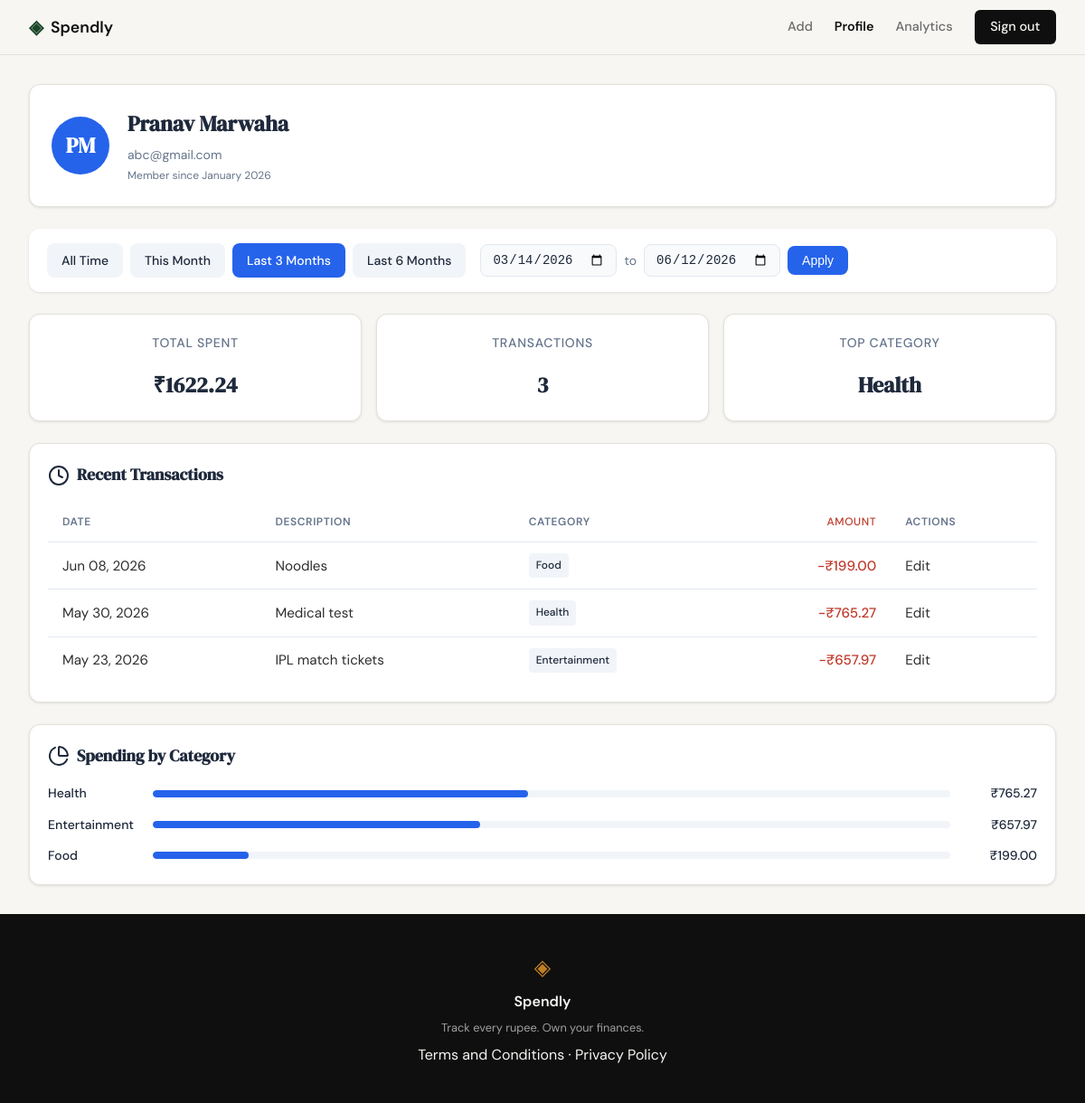
The page /profile?date_from=2026-03-14&date_to=2026-06-12 (signed in) on the database as committed earlier.
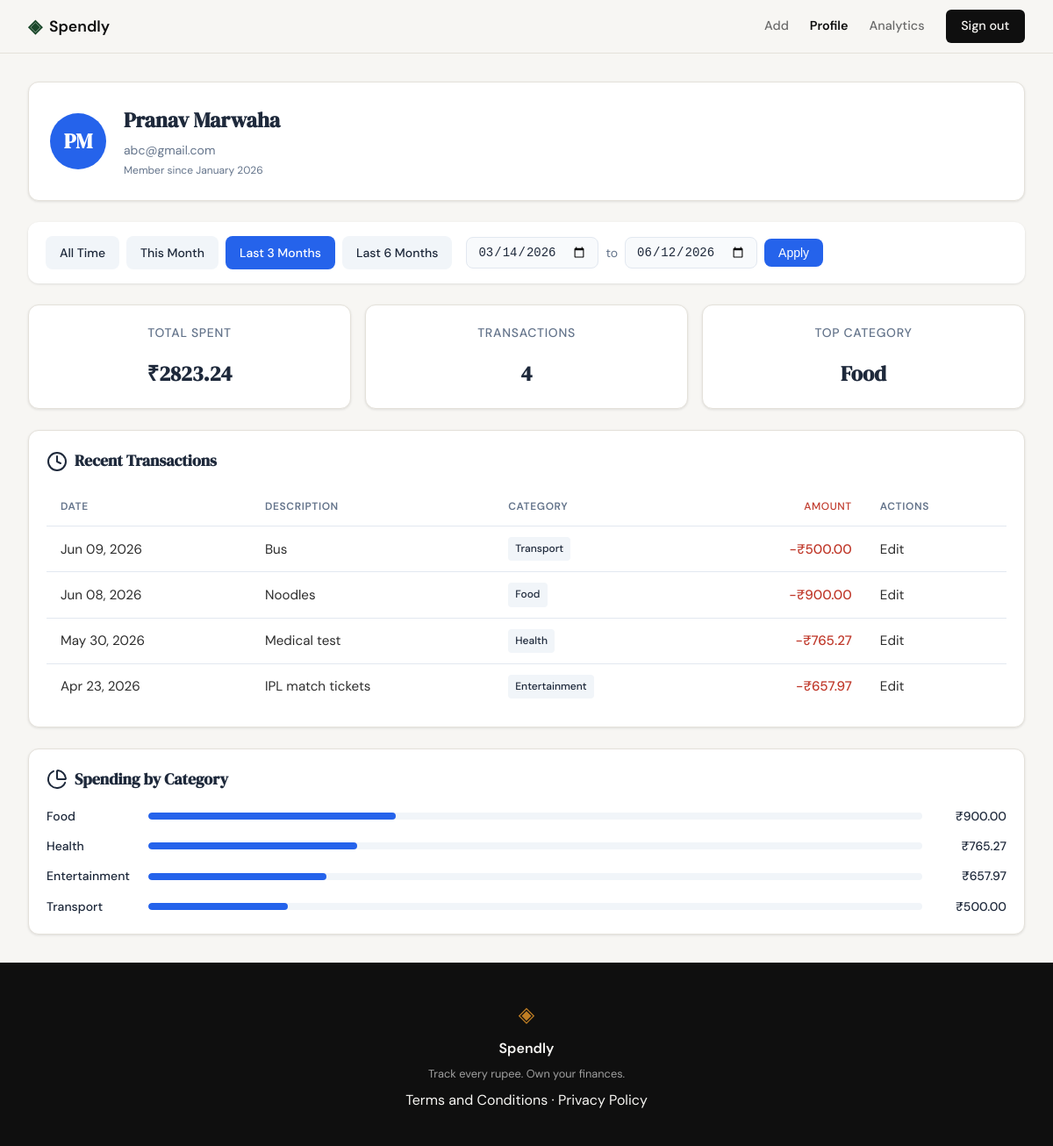
The same page on the database as committed later.
### tables this page shows
CREATE TABLE users (
            id INTEGER PRIMARY KEY AUTOINCREMENT,
            name TEXT NOT NULL,
            email TEXT UNIQUE NOT NULL,
            password_hash TEXT NOT NULL,
            created_at TEXT DEFAULT CURRENT_TIMESTAMP
        );

CREATE TABLE expenses (
            id INTEGER PRIMARY KEY AUTOINCREMENT,
            user_id INTEGER NOT NULL,
            amount REAL NOT NULL,
            category TEXT NOT NULL,
            date TEXT NOT NULL,
            description TEXT,
            created_at TEXT DEFAULT CURRENT_TIMESTAMP,
            FOREIGN KEY (user_id) REFERENCES users(id) ON DELETE CASCADE
        );

### app.py (the view)
@app.route("/profile")
def profile():
    if not is_logged_in():
        return redirect(url_for("login"))
    user_id = session.get("user_id")
    conn = get_db()
    cursor = conn.cursor()
    cursor.execute("SELECT name, email, created_at FROM users WHERE id = ?", (user_id,))
    user_row = cursor.fetchone()
    conn.close()
    user = {
        "name": user_row["name"],
        "email": user_row["email"],
        "created_at": "January 2026",
        "initials": "".join([n[0] for n in user_row["name"].split()])
    }
    date_from = request.args.get("date_from")
    date_to = request.args.get("date_to")
    active_filter = None
    if date_from:
        try:
            datetime.strptime(date_from, "%Y-%m-%d")
        except ValueError:
            date_from = None
    if date_to:
        try:
            datetime.strptime(date_to, "%Y-%m-%d")
        except ValueError:
            date_to = None
    if date_from and date_to:
        from_dt = datetime.strptime(date_from, "%Y-%m-%d").date()
        to_dt = datetime.strptime(date_to, "%Y-%m-%d").date()
        if from_dt > to_dt:
            flash("Start date must be before end date.")
            date_from = None
            date_to = None
    today = date.today()
    this_month_start = date(today.year, today.month, 1)
    last_3_months_start = today.replace(day=1)
    from datetime import timedelta
    last_3_months_start = (today - timedelta(days=90))
    last_6_months_start = (today - timedelta(days=180))
    presets = {
        "this_month": {
            "date_from": this_month_start.isoformat(),
            "date_to": today.isoformat(),
            "label": "This Month"
        },
        "last_3_months": {
            "date_from": last_3_months_start.isoformat(),
            "date_to": today.isoformat(),
            "label": "Last 3 Months"
        },
        "last_6_months": {
            "date_from": last_6_months_start.isoformat(),
            "date_to": today.isoformat(),
            "label": "Last 6 Months"
        }
    }
    if date_from and date_to:
        for key, preset in presets.items():
            if preset["date_from"] == date_from and preset["date_to"] == date_to:
                active_filter = key
                break
        if not active_filter:
            active_filter = "custom"
    stats = get_user_stats(user_id, date_from, date_to)
    raw_transactions = get_user_expenses(user_id, date_from, date_to)
    transactions = [
        {
            "id": t["id"],
            "date": format_date_for_display(t["date"]),
            "description": t["description"],
            "category": t["category"],
            "amount": t["amount"]
        }
        for t in raw_transactions
    ]
    categories = get_category_breakdown(user_id, date_from, date_to)
    return render_template("profile.html",
                         user=user,
                         stats=stats,
                         transactions=transactions,
                         categories=categories,
                         date_from=date_from,
                         date_to=date_to,
                         active_filter=active_filter,
                         presets=presets,
                         active_page="profile")

### app.py (called while the page is built)
def is_logged_in():
    return "user_id" in session

@app.context_processor
def inject_user():
    return dict(is_logged_in=is_logged_in())

def format_date_for_display(date_str):
    from datetime import datetime
    dt = datetime.strptime(date_str, "%Y-%m-%d")
    return dt.strftime("%b %d, %Y")

### database/db.py (called while the page is built)
def get_db():
    conn = sqlite3.connect("spendly.db")
    conn.row_factory = sqlite3.Row
    conn.execute("PRAGMA foreign_keys = ON")
    return conn

def get_user_expenses(user_id, date_from=None, date_to=None):
    conn = get_db()
    cursor = conn.cursor()
    query = "SELECT id, date, description, category, amount FROM expenses WHERE user_id = ?"
    params = [user_id]
    if date_from and date_to:
        query += " AND date BETWEEN ? AND ?"
        params.extend([date_from, date_to])
    query += " ORDER BY date DESC"
    cursor.execute(query, params)
    rows = cursor.fetchall()
    conn.close()
    return [dict(row) for row in rows]

def get_category_breakdown(user_id, date_from=None, date_to=None):
    conn = get_db()
    cursor = conn.cursor()
    query = "SELECT category, SUM(amount) as total FROM expenses WHERE user_id = ?"
    params = [user_id]
    if date_from and date_to:
        query += " AND date BETWEEN ? AND ?"
        params.extend([date_from, date_to])
    query += " GROUP BY category ORDER BY total DESC"
    cursor.execute(query, params)
    rows = cursor.fetchall()
    conn.close()
    if not rows:
        return []
    grand_total = sum(row["total"] for row in rows)
    breakdown = []
    for row in rows:
        category_total = row["total"]
        percentage = round((category_total / grand_total) * 100)
        breakdown.append({
            "name": row["category"],
            "amount": category_total,
            "percentage": percentage
        })
    return breakdown

### templates/profile.html (shortened to what this page needs)
{% extends "base.html" %}
{% block head %}
<link rel="stylesheet" href="{{ url_for('static', filename='css/profile.css') }}">
{% endblock %}
{% block content %}
<div class="profile-page">
    <section class="user-card">
        <div class="user-avatar">
            {{ user.initials }}
        </div>
        <div class="user-details">
            <h1 class="user-name">{{ user.name }}</h1>
            <p class="user-email">{{ user.email }}</p>
            <p class="user-member-since">Member since {{ user.created_at }}</p>
        </div>
    </section>
    <section class="filter-bar">
        <div class="preset-buttons">
            <a href="{{ url_for('profile') }}" class="preset-btn {% if not active_filter %}active{% endif %}">All Time</a>
            <a href="{{ url_for('profile', date_from=presets.this_month.date_from, date_to=presets.this_month.date_to) }}" class="preset-btn {% if active_filter == 'this_month' %}active{% endif %}">{{ presets.this_month.label }}</a>
            <a href="{{ url_for('profile', date_from=presets.last_3_months.date_from, date_to=presets.last_3_months.date_to) }}" class="preset-btn {% if active_filter == 'last_3_months' %}active{% endif %}">{{ presets.last_3_months.label }}</a>
            <a href="{{ url_for('profile', date_from=presets.last_6_months.date_from, date_to=presets.last_6_months.date_to) }}" class="preset-btn {% if active_filter == 'last_6_months' %}active{% endif %}">{{ presets.last_6_months.label }}</a>
        </div>
        <form method="get" action="{{ url_for('profile') }}" class="custom-range-form">
            <input type="date" name="date_from" value="{{ date_from or '' }}" class="date-input">
            <span class="range-separator">to</span>
            <input type="date" name="date_to" value="{{ date_to or '' }}" class="date-input">
            <button type="submit" class="apply-btn">Apply</button>
        </form>
    </section>
    <section class="stats-row">
        <div class="stat-card">
            <span class="stat-label">Total Spent</span>
            <span class="stat-value">₹{{ "%.2f"|format(stats.total_spent) }}</span>
        </div>
        <div class="stat-card">
            <span class="stat-label">Transactions</span>
            <span class="stat-value">{{ stats.transaction_count }}</span>
        </div>
        <div class="stat-card">
            <span class="stat-label">Top Category</span>
            <span class="stat-value">{{ stats.top_category }}</span>
        </div>
    </section>
    <section class="transactions-section">
        <h2 class="section-title">
            <i data-lucide="clock"></i>
            Recent Transactions
        </h2>
        <table class="tx-table">
            <thead>
                <tr>
                    <th>Date</th>
                    <th>Description</th>
                    <th>Category</th>
                    <th class="amount-col">Amount</th>
                    <th>Actions</th>
                </tr>
            </thead>
            <tbody>
                {% for tx in transactions %}
                <tr>
                    <td>{{ tx.date }}</td>
                    <td>{{ tx.description }}</td>
                    <td><span class="category-badge">{{ tx.category }}</span></td>
                    <td class="amount-col">-₹{{ "%.2f"|format(tx.amount) }}</td>
                    <td><a href="{{ url_for('edit_expense', id=tx.id) }}">Edit</a></td>
                </tr>
                {% endfor %}
            </tbody>
        </table>
    </section>
    <section class="category-section">
        <h2 class="section-title">
            <i data-lucide="pie-chart"></i>
            Spending by Category
        </h2>
        <div class="category-list">
            {% for cat in categories %}
            <div class="category-row">
                <span class="category-name">{{ cat.name }}</span>
                <div class="category-bar-track">
                    <div class="category-bar" style="width: {{ cat.percentage }}%"></div>
                </div>
                <span class="category-amount">₹{{ "%.2f"|format(cat.amount) }}</span>
            </div>
            {% endfor %}
        </div>
    </section>
</div>
{% endblock %}

### templates/base.html (shortened to what this page needs)
<!DOCTYPE html>
<html lang="en">
<head>
    <link rel="stylesheet" href="{{ url_for('static', filename='css/style.css') }}">
    {% block head %}{% endblock %}
</head>
<body>
    <nav class="navbar">
        <div class="nav-inner">
            <a href="{{ url_for('landing') }}" class="nav-brand">
                <span class="brand-icon">◈</span>
                <span class="brand-name">Spendly</span>
            </a>
            <div class="nav-links">
                {% if is_logged_in %}
                <a href="{{ url_for('add_expense') }}" {% if active_page == 'add_expense' %}class="active"{% endif %}>Add</a>
                <a href="{{ url_for('profile') }}" {% if active_page == 'profile' %}class="active"{% endif %}>Profile</a>
                <a href="{{ url_for('analytics') }}" {% if active_page == 'analytics' %}class="active"{% endif %}>Analytics</a>
                <a href="{{ url_for('logout') }}" class="nav-cta">Sign out</a>
                {% else %}
                <a href="{{ url_for('login') }}">Sign in</a>
                <a href="{{ url_for('register') }}" class="nav-cta">Get started</a>
                {% endif %}
            </div>
        </div>
    </nav>
    <main class="main-content">
        {% block content %}{% endblock %}
    </main>
    <footer class="footer">
        <div class="footer-inner">
            <span class="brand-icon">◈</span>
            <span class="footer-name">Spendly</span>
            <p class="footer-copy">Track every rupee. Own your finances.</p>
            <p><a href="/terms">Terms and Conditions</a> · <a href="/privacy">Privacy Policy</a></p>
        </div>
    </footer>
</body>
</html>

### static/css/profile.css (style rules this page uses)
:root { --primary-color: #2563eb; --primary-hover: #1d4ed8; --bg-card: #ffffff; --bg-page: #f8fafc; --text-primary: #1e293b; --text-secondary: #64748b; --border-color: #e2e8f0; --success-color: #22c55e; --error-color: #ef4444; --preset-bg: #f1f5f9; --preset-active-bg: #2563eb; --preset-active-text: #ffffff; }
.filter-bar { display: flex; flex-wrap: wrap; align-items: center; gap: 1rem; padding: 1rem 1.25rem; background: var(--bg-card); border-radius: 0.75rem; margin-bottom: 1.5rem; box-shadow: 0 1px 3px rgba(0, 0, 0, 0.1); }
.preset-buttons { display: flex; gap: 0.5rem; flex-wrap: wrap; }
.preset-btn { display: inline-block; padding: 0.5rem 1rem; background: var(--preset-bg); color: var(--text-primary); text-decoration: none; border-radius: 0.5rem; font-size: 0.875rem; font-weight: 500; transition: all 0.2s ease; }
.preset-btn.active { background: var(--preset-active-bg); color: var(--preset-active-text); }
.custom-range-form { display: flex; align-items: center; gap: 0.5rem; flex-wrap: wrap; }
.date-input { padding: 0.5rem 0.75rem; border: 1px solid var(--border-color); border-radius: 0.5rem; font-size: 0.875rem; color: var(--text-primary); background: var(--bg-page); }
.range-separator { color: var(--text-secondary); font-size: 0.875rem; }
.apply-btn { padding: 0.5rem 1rem; background: var(--primary-color); color: white; border: none; border-radius: 0.5rem; font-size: 0.875rem; font-weight: 500; cursor: pointer; transition: background 0.2s ease; }
.user-card { display: flex; align-items: center; gap: 1.25rem; padding: 1.5rem; background: var(--bg-card); border-radius: 0.75rem; margin-bottom: 1.5rem; box-shadow: 0 1px 3px rgba(0, 0, 0, 0.1); }
.user-avatar { width: 4rem; height: 4rem; background: var(--primary-color); color: white; border-radius: 50%; display: flex; align-items: center; justify-content: center; font-size: 1.5rem; font-weight: 600; }
.user-details { flex: 1; }
.user-name { font-size: 1.5rem; font-weight: 600; color: var(--text-primary); margin: 0 0 0.25rem 0; }
.user-email { font-size: 0.875rem; color: var(--text-secondary); margin: 0 0 0.125rem 0; }
.user-member-since { font-size: 0.75rem; color: var(--text-secondary); margin: 0; }
.stats-row { display: grid; grid-template-columns: repeat(auto-fit, minmax(200px, 1fr)); gap: 1rem; margin-bottom: 1.5rem; }
.stat-card { background: var(--bg-card); padding: 1.25rem; border-radius: 0.75rem; box-shadow: 0 1px 3px rgba(0, 0, 0, 0.1); display: flex; flex-direction: column; gap: 0.5rem; }
.stat-label { font-size: 0.875rem; color: var(--text-secondary); font-weight: 500; }
.stat-value { font-size: 1.5rem; font-weight: 600; color: var(--text-primary); }
.transactions-section { background: var(--bg-card); border-radius: 0.75rem; padding: 1.25rem; margin-bottom: 1.5rem; box-shadow: 0 1px 3px rgba(0, 0, 0, 0.1); }
.section-title { font-size: 1.125rem; font-weight: 600; color: var(--text-primary); margin: 0 0 1rem 0; display: flex; align-items: center; gap: 0.5rem; }
.tx-table { width: 100%; border-collapse: collapse; }
.tx-table th, .tx-table td { padding: 0.75rem 1rem; text-align: left; border-bottom: 1px solid var(--border-color); }
.tx-table th { font-size: 0.75rem; font-weight: 600; color: var(--text-secondary); text-transform: uppercase; letter-spacing: 0.05em; }
.tx-table .amount-col { text-align: right; font-weight: 500; }
.category-badge { display: inline-block; padding: 0.25rem 0.5rem; background: var(--preset-bg); color: var(--text-primary); border-radius: 0.25rem; font-size: 0.75rem; font-weight: 500; }
.category-section { background: var(--bg-card); border-radius: 0.75rem; padding: 1.25rem; box-shadow: 0 1px 3px rgba(0, 0, 0, 0.1); }
.category-list { display: flex; flex-direction: column; gap: 0.75rem; }
.category-row { display: flex; align-items: center; gap: 1rem; }
.category-name { width: 100px; font-size: 0.875rem; font-weight: 500; color: var(--text-primary); flex-shrink: 0; }
.category-bar-track { flex: 1; height: 0.5rem; background: var(--preset-bg); border-radius: 0.25rem; overflow: hidden; }
.category-bar { height: 100%; background: var(--primary-color); border-radius: 0.25rem; transition: width 0.3s ease; }
.category-amount { width: 80px; text-align: right; font-size: 0.875rem; font-weight: 500; color: var(--text-primary); flex-shrink: 0; }

Rows that differ between the two databases and show on the page:
added expenses: date "Jun 09, 2026", description "Bus", category "Transport", amount "500.00", name "Transport", {{ cat.percentage }} 18 (drawn)
changed expenses "Jun 08, 2026": amount "199.00" → "900.00"; {{ cat.percentage }} 12 → 32 (drawn); moves up the list
shown differently, row unchanged: expenses "May 30, 2026": {{ cat.percentage }} 47 → 27 (drawn); top_category "Health" → (not shown)
changed expenses "IPL match tickets": date "May 23, 2026" → "Apr 23, 2026"; {{ cat.percentage }} 41 → 23 (drawn)
Other text that changed with them:
{{ "%.2f"|format(stats.total_spent) }}: "1622.24" → "2823.24"
{{ stats.transaction_count }}: "3" → "4"
{{ stats.top_category }}: (not shown) → "Food"
